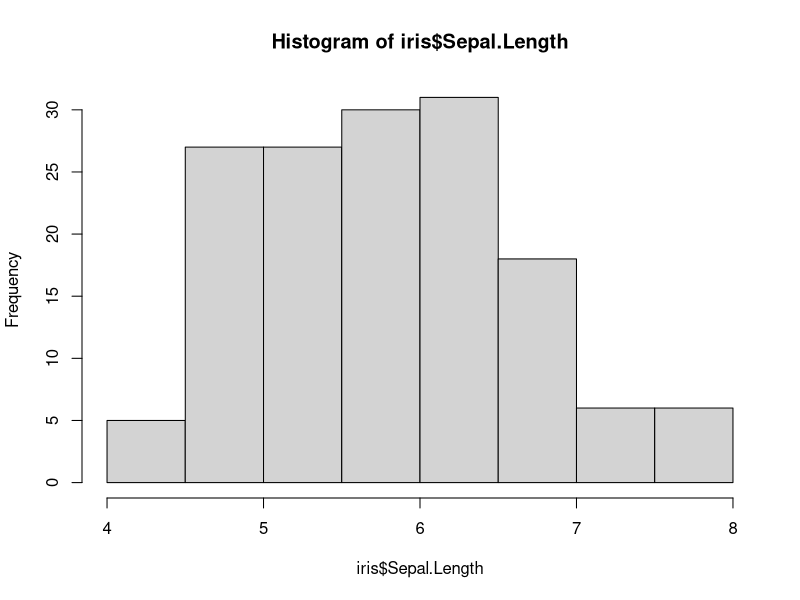
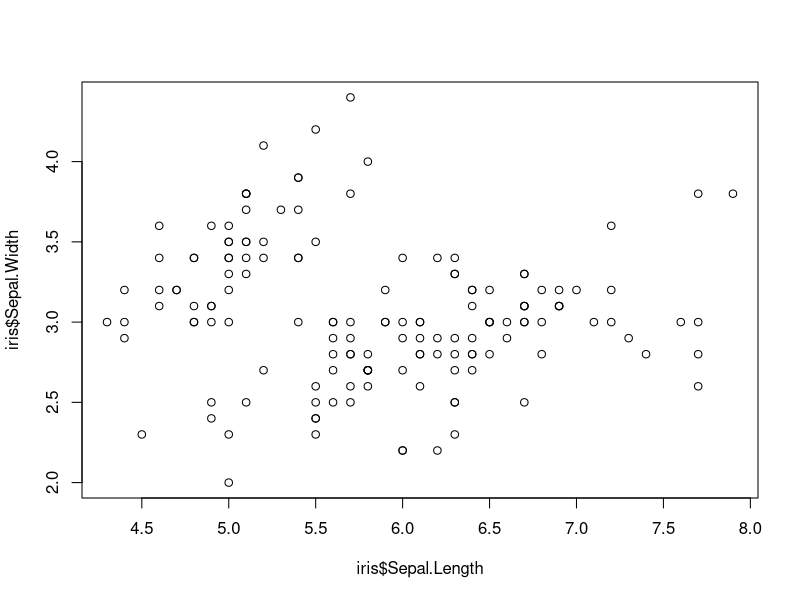

Reproduce these figures in R, in order.
# Problem 1
summary(iris)

# Problem 2
median(iris$Petal.Width)

# Problem 3
hist(iris$Sepal.Length)

# Problem 4
plot(iris$Sepal.Length,iris$Sepal.Width)
